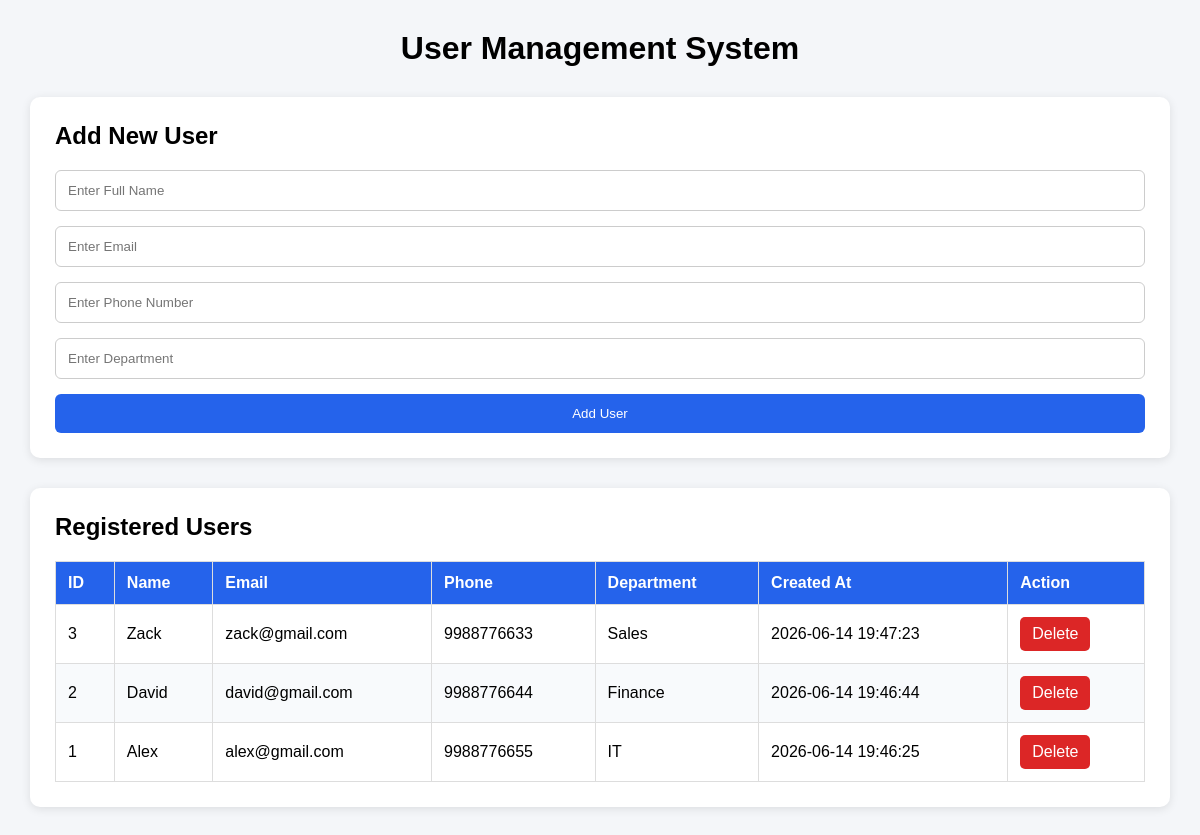
The page / on the database its author committed.
### tables this page shows
CREATE TABLE users (
            id INTEGER PRIMARY KEY AUTOINCREMENT,
            name TEXT NOT NULL,
            email TEXT NOT NULL,
            phone TEXT NOT NULL,
            department TEXT NOT NULL,
            created_at TEXT NOT NULL
        );

### app.py (the view)
@app.route("/")
def index():
    conn = sqlite3.connect(DATABASE)
    conn.row_factory = sqlite3.Row
    cursor = conn.cursor()
    cursor.execute("SELECT * FROM users ORDER BY id DESC")
    users = cursor.fetchall()
    conn.close()
    return render_template("index.html", users=users)

### templates/index.html (shortened to what this page needs)
<!DOCTYPE html>
<html lang="en">
<head>
    <link rel="stylesheet" href="{{ url_for('static', filename='style.css') }}">
</head>
<body>
    <div class="container">
        <h1>User Management System</h1>
        <div class="form-section">
            <h2>Add New User</h2>
            <form action="/add_user" method="POST">
                <input
                    type="text"
                    name="name"
                    placeholder="Enter Full Name"
                    required
                >
                <input
                    type="email"
                    name="email"
                    placeholder="Enter Email"
                    required
                >
                <input
                    type="text"
                    name="phone"
                    placeholder="Enter Phone Number"
                    required
                >
                <input
                    type="text"
                    name="department"
                    placeholder="Enter Department"
                    required
                >
                <button type="submit">
                    Add User
                </button>
            </form>
        </div>
        <div class="table-section">
            <h2>Registered Users</h2>
            <table>
                <thead>
                    <tr>
                        <th>ID</th>
                        <th>Name</th>
                        <th>Email</th>
                        <th>Phone</th>
                        <th>Department</th>
                        <th>Created At</th>
                        <th>Action</th>
                    </tr>
                </thead>
                <tbody>
                    {% for user in users %}
                    <tr>
                        <td>{{ user.id }}</td>
                        <td>{{ user.name }}</td>
                        <td>{{ user.email }}</td>
                        <td>{{ user.phone }}</td>
                        <td>{{ user.department }}</td>
                        <td>{{ user.created_at }}</td>
                        <td>
                            <a
                                href="{{ url_for('delete_user', user_id=user.id) }}"
                                class="delete-btn"
                                onclick="return confirm('Are you sure you want to delete this user?')"
                            >
                                Delete
                            </a>
                        </td>
                    </tr>
                    {% endfor %}
                </tbody>
            </table>
        </div>
    </div>
</body>
</html>

### static/style.css (style rules this page uses)
* { margin: 0; padding: 0; box-sizing: border-box; font-family: Arial, sans-serif; }
body { background-color: #f4f6f9; padding: 30px; }
.container { max-width: 1200px; margin: auto; }
h1 { text-align: center; margin-bottom: 30px; }
.form-section, .table-section { background: white; padding: 25px; border-radius: 10px; margin-bottom: 30px; box-shadow: 0 2px 10px rgba(0,0,0,0.1); }
h2 { margin-bottom: 20px; }
form { display: grid; gap: 15px; }
input { padding: 12px; border: 1px solid #ccc; border-radius: 6px; }
button { padding: 12px; border: none; background-color: #2563eb; color: white; border-radius: 6px; cursor: pointer; }
table { width: 100%; border-collapse: collapse; }
table th, table td { border: 1px solid #ddd; padding: 12px; text-align: left; }
table th { background-color: #2563eb; color: white; }
tr:nth-child(even) { background-color: #f8fafc; }
.delete-btn { text-decoration: none; background-color: #dc2626; color: white; padding: 8px 12px; border-radius: 5px; display: inline-block; }

### rows shown on the page
users: id "3", name "Zack", email "zack@gmail.com", phone "9988776633", department "Sales", created_at "2026-06-14 19:47:23"
users: id "2", name "David", email "david@gmail.com", phone "9988776644", department "Finance", created_at "2026-06-14 19:46:44"
users: id "1", name "Alex", email "alex@gmail.com", phone "9988776655", department "IT", created_at "2026-06-14 19:46:25"
